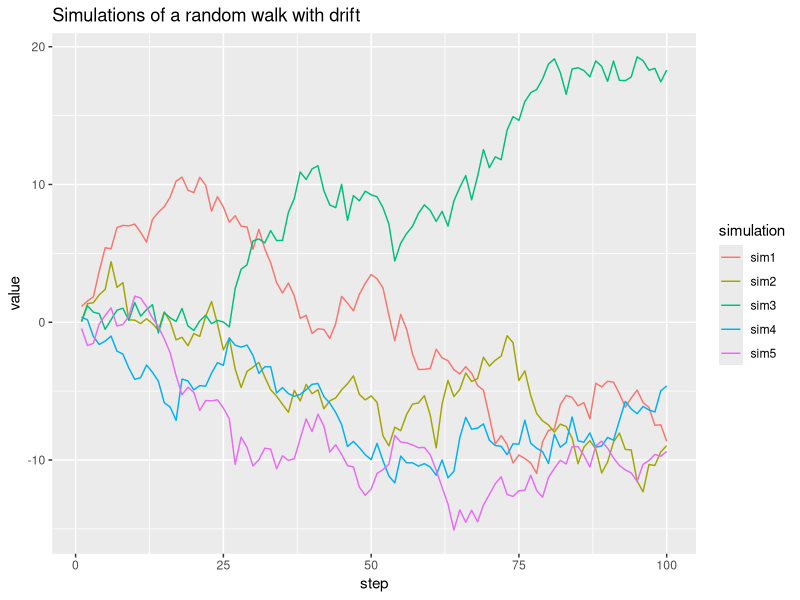

Reproduce this figure in R.
# r2py crawler metadata
# package: purrr
# source_type: rd_example
# topic: accumulate.Rd
# source_file: C:\Users\bened\AppData\Local\R\win-library\4.5\purrr\help
# lines: 77

suppressPackageStartupMessages(library(purrr))
# With an associative operation, the final value is always the
# same, no matter the direction. You'll find it in the first element for a
# backward (left) accumulation, and in the last element for forward
# (right) one:
1:5 |> accumulate(`+`)
1:5 |> accumulate(`+`, .dir = "backward")

# The final value is always equal to the equivalent reduction:
1:5 |> reduce(`+`)

# It is easier to understand the details of the reduction with
# `paste()`.
accumulate(letters[1:5], paste, sep = ".")

# Note how the intermediary reduced values are passed to the left
# with a left reduction, and to the right otherwise:
accumulate(letters[1:5], paste, sep = ".", .dir = "backward")

# By ignoring the input vector (nxt), you can turn output of one step into
# the input for the next. This code takes 10 steps of a random walk:
accumulate(1:10, \(acc, nxt) acc + rnorm(1), .init = 0)

# `accumulate2()` is a version of `accumulate()` that works with
# 3-argument functions and one additional vector:
paste2 <- function(acc, nxt, sep = ".") paste(acc, nxt, sep = sep)
letters[1:4] |> accumulate(paste2)
letters[1:4] |> accumulate2(c("-", ".", "-"), paste2)

# You can shortcircuit an accumulation and terminate it early by
# returning a value wrapped in a done(). In the following example
# we return early if the result-so-far, which is passed on the LHS,
# meets a condition:
paste3 <- function(out, input, sep = ".") {
  if (nchar(out) > 4) {
    return(done(out))
  }
  paste(out, input, sep = sep)
}
letters |> accumulate(paste3)

# Note how we get twice the same value in the accumulation. That's
# because we have returned it twice. To prevent this, return an empty
# done box to signal to accumulate() that it should terminate with the
# value of the last iteration:
paste3 <- function(out, input, sep = ".") {
  if (nchar(out) > 4) {
    return(done())
  }
  paste(out, input, sep = sep)
}
letters |> accumulate(paste3)

# Here the early return branch checks the incoming inputs passed on
# the RHS:
paste4 <- function(out, input, sep = ".") {
  if (input == "f") {
    return(done())
  }
  paste(out, input, sep = sep)
}
letters |> accumulate(paste4)


# Simulating stochastic processes with drift

library(dplyr)
library(ggplot2)

map(1:5, \(i) rnorm(100)) |>
  set_names(paste0("sim", 1:5)) |>
  map(\(l) accumulate(l, \(acc, nxt) .05 + acc + nxt)) |>
  map(\(x) tibble(value = x, step = 1:100)) |>
  list_rbind(names_to = "simulation") |>
  ggplot(aes(x = step, y = value)) +
    geom_line(aes(color = simulation)) +
    ggtitle("Simulations of a random walk with drift")
